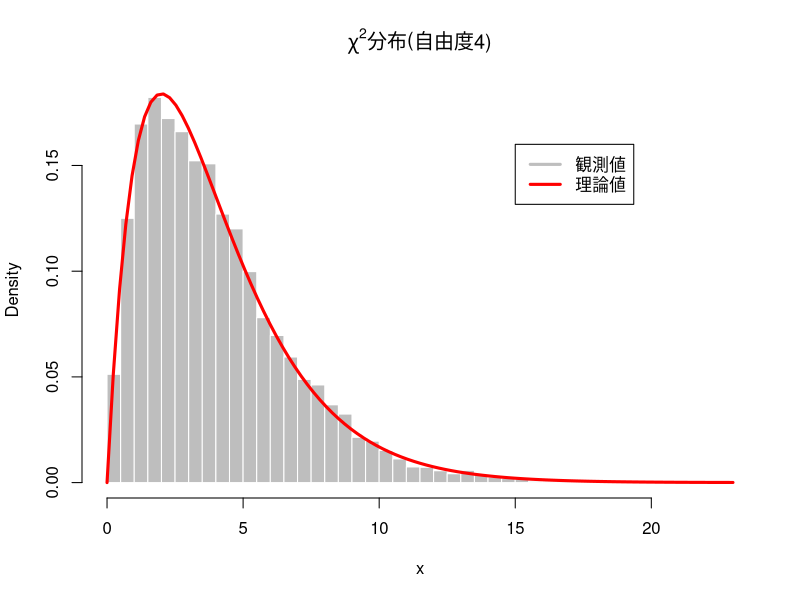

Recreate this plot in R.
# カイ二乗分布
set.seed(20)
rchisq(10, df = 1) # 自由度1のカイ二乗分布

# 統計的性質の確認
k <- 4 # 自由度
x <- rchisq(10000, df = k)
mean(x) # k = 4 に近い(大数の法則)
hist(x, freq = FALSE, breaks = 50, col = "gray", border = "white",
     main = bquote(paste(chi^2, "分布(自由度", .(k), ")"))) # ヒストグラム(密度表示)
curve(dchisq(x, k), add = TRUE, col = "red", lwd = 3) # 理論上の確率密度関数
legend(15, 0.16, legend = c("観測値", "理論値"),
       col = c("gray", "red"), lwd = 3) # 凡例を作成